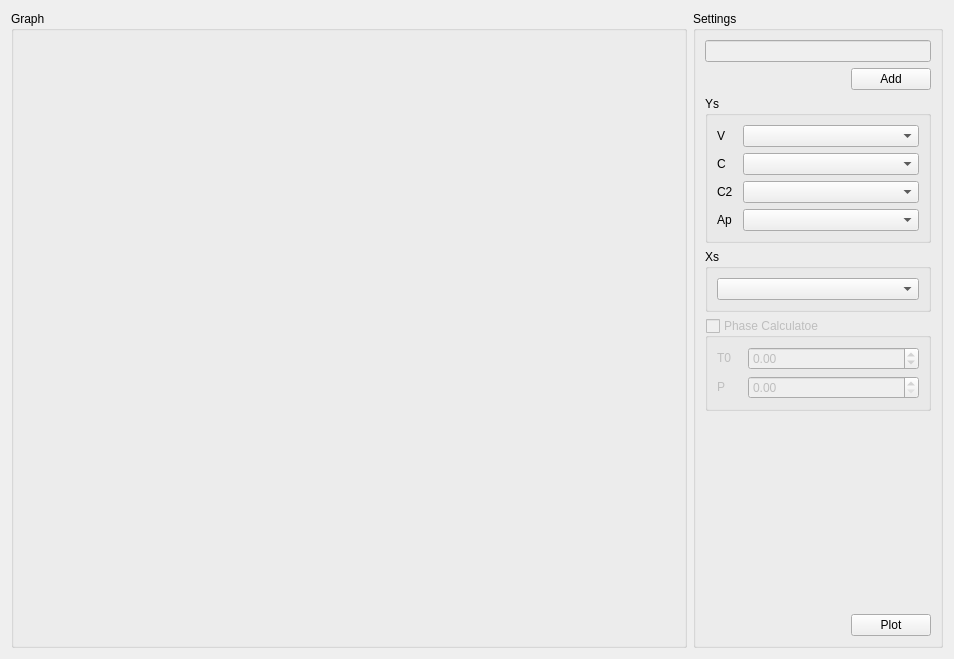
<?xml version="1.0" encoding="UTF-8"?>
<ui version="4.0">
 <class>Form</class>
 <widget class="QWidget" name="Form">
  <property name="geometry">
   <rect>
    <x>0</x>
    <y>0</y>
    <width>954</width>
    <height>659</height>
   </rect>
  </property>
  <property name="windowTitle">
   <string>Graph</string>
  </property>
  <layout class="QGridLayout" name="gridLayout_4">
   <item row="0" column="0">
    <widget class="QGroupBox" name="groupBox">
     <property name="title">
      <string>Graph</string>
     </property>
     <layout class="QGridLayout" name="gridLayout">
      <item row="0" column="0">
       <widget class="matplotlibWidget" name="disp_chart" native="true"/>
      </item>
     </layout>
    </widget>
   </item>
   <item row="0" column="1">
    <widget class="QGroupBox" name="groupBox_2">
     <property name="minimumSize">
      <size>
       <width>250</width>
       <height>0</height>
      </size>
     </property>
     <property name="maximumSize">
      <size>
       <width>250</width>
       <height>16777215</height>
      </size>
     </property>
     <property name="title">
      <string>Settings</string>
     </property>
     <layout class="QGridLayout" name="gridLayout_6">
      <item row="0" column="0" colspan="2">
       <widget class="QLineEdit" name="file_path">
        <property name="enabled">
         <bool>false</bool>
        </property>
       </widget>
      </item>
      <item row="1" column="0">
       <spacer name="horizontalSpacer">
        <property name="orientation">
         <enum>Qt::Horizontal</enum>
        </property>
        <property name="sizeHint" stdset="0">
         <size>
          <width>141</width>
          <height>20</height>
         </size>
        </property>
       </spacer>
      </item>
      <item row="1" column="1">
       <widget class="QPushButton" name="get_file">
        <property name="text">
         <string>Add</string>
        </property>
       </widget>
      </item>
      <item row="2" column="0" colspan="2">
       <widget class="QGroupBox" name="groupBox_3">
        <property name="title">
         <string>Ys</string>
        </property>
        <layout class="QGridLayout" name="gridLayout_3">
         <item row="0" column="0">
          <widget class="QLabel" name="label">
           <property name="minimumSize">
            <size>
             <width>20</width>
             <height>20</height>
            </size>
           </property>
           <property name="maximumSize">
            <size>
             <width>20</width>
             <height>20</height>
            </size>
           </property>
           <property name="text">
            <string>V</string>
           </property>
          </widget>
         </item>
         <item row="0" column="1">
          <widget class="QComboBox" name="variabl_index"/>
         </item>
         <item row="1" column="0">
          <widget class="QLabel" name="label_2">
           <property name="minimumSize">
            <size>
             <width>20</width>
             <height>20</height>
            </size>
           </property>
           <property name="maximumSize">
            <size>
             <width>20</width>
             <height>20</height>
            </size>
           </property>
           <property name="text">
            <string>C</string>
           </property>
          </widget>
         </item>
         <item row="1" column="1">
          <widget class="QComboBox" name="compair_index"/>
         </item>
         <item row="2" column="0">
          <widget class="QLabel" name="label_3">
           <property name="minimumSize">
            <size>
             <width>20</width>
             <height>20</height>
            </size>
           </property>
           <property name="maximumSize">
            <size>
             <width>20</width>
             <height>20</height>
            </size>
           </property>
           <property name="text">
            <string>C2</string>
           </property>
          </widget>
         </item>
         <item row="2" column="1">
          <widget class="QComboBox" name="compair2_index"/>
         </item>
         <item row="3" column="0">
          <widget class="QLabel" name="label_6">
           <property name="minimumSize">
            <size>
             <width>20</width>
             <height>20</height>
            </size>
           </property>
           <property name="maximumSize">
            <size>
             <width>20</width>
             <height>20</height>
            </size>
           </property>
           <property name="text">
            <string>Ap</string>
           </property>
          </widget>
         </item>
         <item row="3" column="1">
          <widget class="QComboBox" name="aperture"/>
         </item>
        </layout>
       </widget>
      </item>
      <item row="3" column="0" colspan="2">
       <widget class="QGroupBox" name="groupBox_4">
        <property name="title">
         <string>Xs</string>
        </property>
        <layout class="QGridLayout" name="gridLayout_5">
         <item row="0" column="0">
          <widget class="QComboBox" name="x_values"/>
         </item>
        </layout>
       </widget>
      </item>
      <item row="4" column="0" colspan="2">
       <widget class="QGroupBox" name="do_phase">
        <property name="enabled">
         <bool>false</bool>
        </property>
        <property name="title">
         <string>Phase Calculatoe</string>
        </property>
        <property name="checkable">
         <bool>true</bool>
        </property>
        <property name="checked">
         <bool>false</bool>
        </property>
        <layout class="QGridLayout" name="gridLayout_2">
         <item row="0" column="0">
          <widget class="QLabel" name="label_4">
           <property name="minimumSize">
            <size>
             <width>25</width>
             <height>20</height>
            </size>
           </property>
           <property name="maximumSize">
            <size>
             <width>25</width>
             <height>20</height>
            </size>
           </property>
           <property name="text">
            <string>T0</string>
           </property>
          </widget>
         </item>
         <item row="0" column="1">
          <widget class="QDoubleSpinBox" name="t_0">
           <property name="minimum">
            <double>-100000000000000005366162204393472.000000000000000</double>
           </property>
           <property name="maximum">
            <double>9999999999999999635896294965248.000000000000000</double>
           </property>
          </widget>
         </item>
         <item row="1" column="0">
          <widget class="QLabel" name="label_5">
           <property name="minimumSize">
            <size>
             <width>25</width>
             <height>20</height>
            </size>
           </property>
           <property name="maximumSize">
            <size>
             <width>25</width>
             <height>20</height>
            </size>
           </property>
           <property name="text">
            <string>P</string>
           </property>
          </widget>
         </item>
         <item row="1" column="1">
          <widget class="QDoubleSpinBox" name="period">
           <property name="minimum">
            <double>0.000000000000000</double>
           </property>
           <property name="maximum">
            <double>9999999999999999635896294965248.000000000000000</double>
           </property>
          </widget>
         </item>
        </layout>
       </widget>
      </item>
      <item row="5" column="0">
       <spacer name="verticalSpacer">
        <property name="orientation">
         <enum>Qt::Vertical</enum>
        </property>
        <property name="sizeHint" stdset="0">
         <size>
          <width>20</width>
          <height>90</height>
         </size>
        </property>
       </spacer>
      </item>
      <item row="6" column="0">
       <spacer name="horizontalSpacer_2">
        <property name="orientation">
         <enum>Qt::Horizontal</enum>
        </property>
        <property name="sizeHint" stdset="0">
         <size>
          <width>141</width>
          <height>20</height>
         </size>
        </property>
       </spacer>
      </item>
      <item row="6" column="1">
       <widget class="QPushButton" name="plot">
        <property name="text">
         <string>Plot</string>
        </property>
       </widget>
      </item>
     </layout>
    </widget>
   </item>
  </layout>
 </widget>
 <customwidgets>
  <customwidget>
   <class>matplotlibWidget</class>
   <extends>QWidget</extends>
   <header>matplotlibwidgetFile</header>
   <container>1</container>
  </customwidget>
 </customwidgets>
 <resources/>
 <connections/>
</ui>
